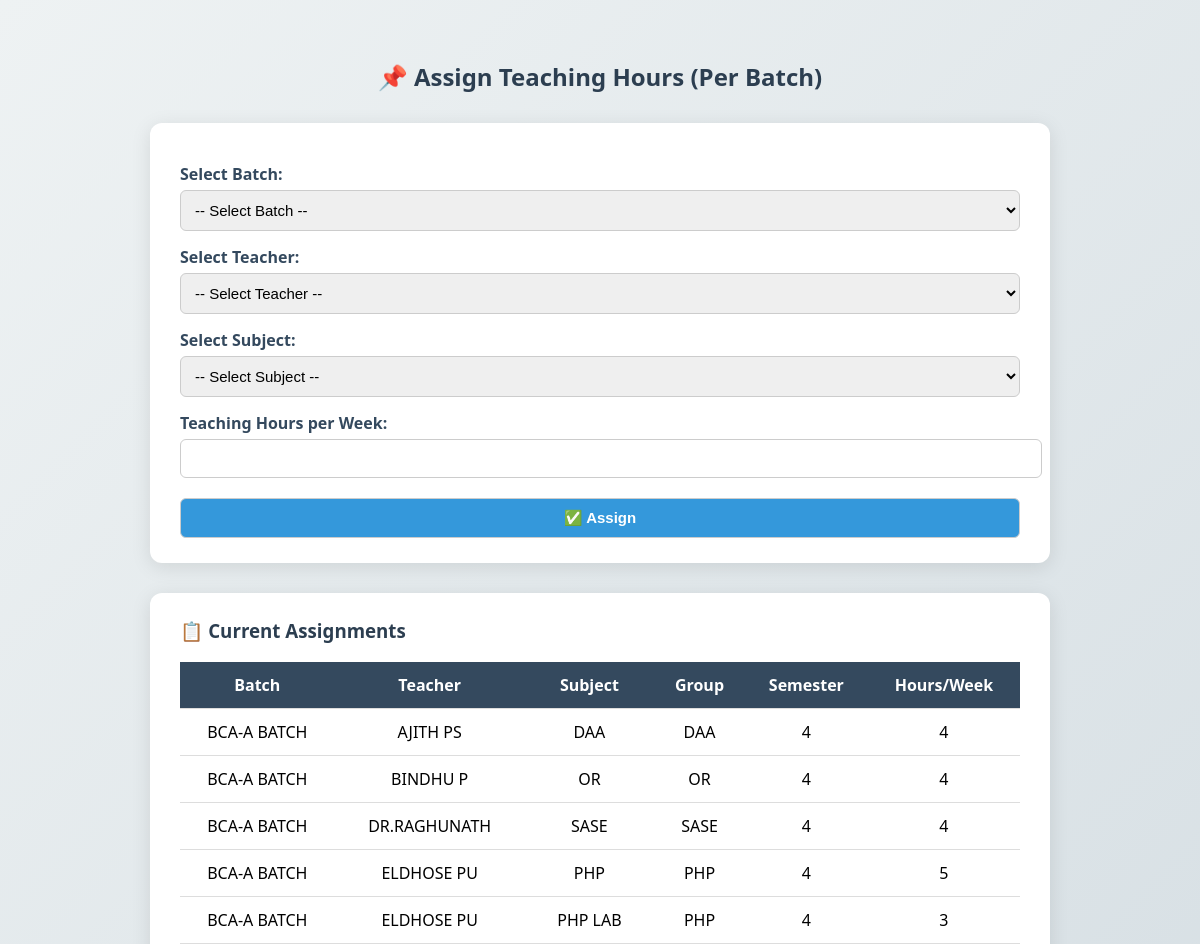
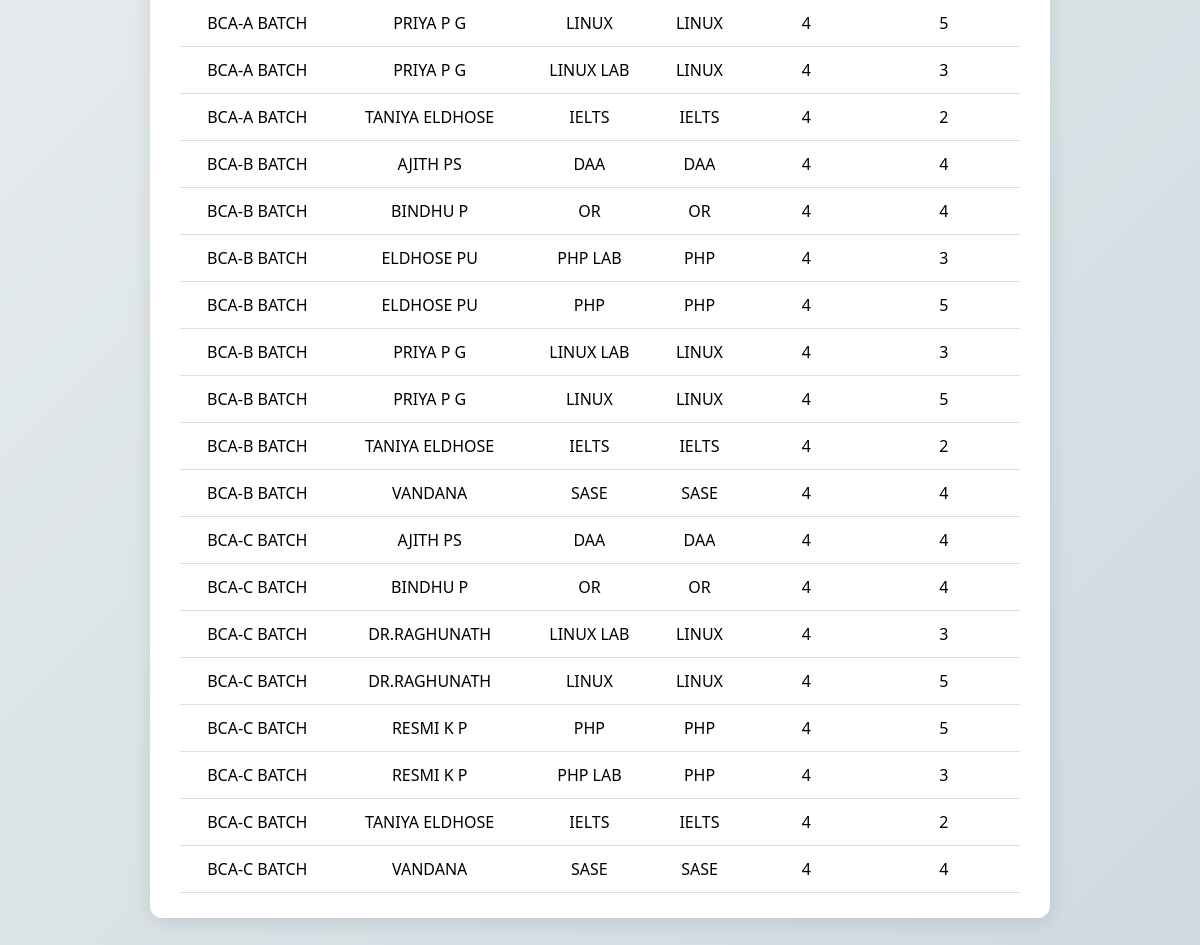
Screenshot of /assign_teaching_hours.php with the database file from the repository (2 pictures, top to bottom).
### tables this page shows
CREATE TABLE `teaching_hours` (
  `id` int(11) NOT NULL,
  `teacher_id` int(11) NOT NULL,
  `subject_id` int(11) NOT NULL,
  `hours` int(11) NOT NULL,
  `batch_id` int(11) DEFAULT NULL
);

CREATE TABLE `batches` (
  `batch_id` int(11) NOT NULL,
  `batch_name` varchar(100) NOT NULL,
  `sem` int(11) NOT NULL
);

CREATE TABLE `teachers` (
  `teacher_id` int(11) NOT NULL,
  `teacher_name` varchar(100) NOT NULL,
  `email` varchar(100) NOT NULL,
  `password` varchar(255) NOT NULL
);

CREATE TABLE `subjects` (
  `subject_id` int(11) NOT NULL,
  `subject_name` varchar(100) NOT NULL,
  `sem` int(11) NOT NULL,
  `subject_group` varchar(100) DEFAULT NULL
);

### assign_teaching_hours.php (the view, shortened to what this page needs)
<?php
include 'config.php';
$assigned = mysqli_query($conn, "
    SELECT th.id, t.teacher_name, s.subject_name, s.subject_group, s.sem, th.hours, b.batch_name
    FROM teaching_hours th
    JOIN teachers t ON th.teacher_id = t.teacher_id
    JOIN subjects s ON th.subject_id = s.subject_id
    JOIN batches b ON th.batch_id = b.batch_id
    ORDER BY b.batch_name, t.teacher_name
");
?>
<!DOCTYPE html>
<html>
<head>
</head>
<body>
<div class="container">
    <h2>📌 Assign Teaching Hours (Per Batch)</h2>
    <div class="card">
        <form method="post">
            <label>Select Batch:</label>
            <select name="batch_id" required>
                <option value="">-- Select Batch --</option>
            </select>
            <label>Select Teacher:</label>
            <select name="teacher_id" required>
                <option value="">-- Select Teacher --</option>
            </select>
            <label>Select Subject:</label>
            <select name="subject_id" required>
                <option value="">-- Select Subject --</option>
            </select>
            <label>Teaching Hours per Week:</label>
            <input type="number" name="hours" min="1" max="12" required>
            <button type="submit">✅ Assign</button>
        </form>
    </div>
    <div class="card">
        <h3>📋 Current Assignments</h3>
        <table>
            <tr>
                <th>Batch</th>
                <th>Teacher</th>
                <th>Subject</th>
                <th>Group</th>
                <th>Semester</th>
                <th>Hours/Week</th>
            </tr>
            <?php while($row = mysqli_fetch_assoc($assigned)): ?>
                <tr>
                    <td><?= $row['batch_name'] ?></td>
                    <td><?= $row['teacher_name'] ?></td>
                    <td><?= $row['subject_name'] ?></td>
                    <td><?= $row['subject_group'] ?></td>
                    <td><?= $row['sem'] ?></td>
                    <td><?= $row['hours'] ?></td>
                </tr>
            <?php endwhile; ?>
        </table>
    </div>
</div>
</body>
</html>

### assign_teaching_hours.php (style rules this page uses)
body { font-family: 'Segoe UI', sans-serif; background: linear-gradient(135deg, #eef2f3, #cfd9df); margin: 0; padding: 40px; }
h2 { text-align: center; margin-bottom: 30px; color: #2c3e50; }
.container { max-width: 900px; margin: auto; }
.card { background: white; padding: 25px 30px; border-radius: 12px; box-shadow: 0 4px 20px rgba(0,0,0,0.1); margin-bottom: 30px; }
label { font-weight: bold; margin-top: 15px; display: block; color: #34495e; }
select, input[type=number], button { width: 100%; padding: 10px; font-size: 15px; border: 1px solid #ccc; border-radius: 6px; margin-top: 5px; }
button { background-color: #3498db; color: white; font-weight: bold; cursor: pointer; transition: background 0.3s; margin-top: 20px; }
table { width: 100%; border-collapse: collapse; margin-top: 15px; }
th, td { padding: 12px; border-bottom: 1px solid #ddd; text-align: center; }
th { background-color: #34495e; color: white; }
h3 { margin-top: 0; color: #2c3e50; }

### rows the page displays
teaching_hours: batch.batch_name "BCA-A BATCH", teacher.teacher_name "AJITH PS", subject.subject_name "DAA", subject.subject_group "DAA", subject.sem "4", hours "4"
teaching_hours: batch.batch_name "BCA-A BATCH", teacher.teacher_name "BINDHU P", subject.subject_name "OR", subject.subject_group "OR", subject.sem "4", hours "4"
teaching_hours: batch.batch_name "BCA-A BATCH", teacher.teacher_name "DR.RAGHUNATH", subject.subject_name "SASE", subject.subject_group "SASE", subject.sem "4", hours "4"
teaching_hours: batch.batch_name "BCA-A BATCH", teacher.teacher_name "ELDHOSE PU", subject.subject_name "PHP", subject.subject_group "PHP", subject.sem "4", hours "5"
teaching_hours: batch.batch_name "BCA-A BATCH", teacher.teacher_name "ELDHOSE PU", subject.subject_name "PHP LAB", subject.subject_group "PHP", subject.sem "4", hours "3"
teaching_hours: batch.batch_name "BCA-A BATCH", teacher.teacher_name "PRIYA P G", subject.subject_name "LINUX", subject.subject_group "LINUX", subject.sem "4", hours "5"
teaching_hours: batch.batch_name "BCA-A BATCH", teacher.teacher_name "PRIYA P G", subject.subject_name "LINUX LAB", subject.subject_group "LINUX", subject.sem "4", hours "3"
teaching_hours: batch.batch_name "BCA-A BATCH", teacher.teacher_name "TANIYA ELDHOSE", subject.subject_name "IELTS", subject.subject_group "IELTS", subject.sem "4", hours "2"
teaching_hours: batch.batch_name "BCA-B BATCH", teacher.teacher_name "AJITH PS", subject.subject_name "DAA", subject.subject_group "DAA", subject.sem "4", hours "4"
teaching_hours: batch.batch_name "BCA-B BATCH", teacher.teacher_name "BINDHU P", subject.subject_name "OR", subject.subject_group "OR", subject.sem "4", hours "4"
teaching_hours: batch.batch_name "BCA-B BATCH", teacher.teacher_name "ELDHOSE PU", subject.subject_name "PHP LAB", subject.subject_group "PHP", subject.sem "4", hours "3"
teaching_hours: batch.batch_name "BCA-B BATCH", teacher.teacher_name "ELDHOSE PU", subject.subject_name "PHP", subject.subject_group "PHP", subject.sem "4", hours "5"
teaching_hours: batch.batch_name "BCA-B BATCH", teacher.teacher_name "PRIYA P G", subject.subject_name "LINUX LAB", subject.subject_group "LINUX", subject.sem "4", hours "3"
teaching_hours: batch.batch_name "BCA-B BATCH", teacher.teacher_name "PRIYA P G", subject.subject_name "LINUX", subject.subject_group "LINUX", subject.sem "4", hours "5"
teaching_hours: batch.batch_name "BCA-B BATCH", teacher.teacher_name "TANIYA ELDHOSE", subject.subject_name "IELTS", subject.subject_group "IELTS", subject.sem "4", hours "2"
teaching_hours: batch.batch_name "BCA-B BATCH", teacher.teacher_name "VANDANA", subject.subject_name "SASE", subject.subject_group "SASE", subject.sem "4", hours "4"
teaching_hours: batch.batch_name "BCA-C BATCH", teacher.teacher_name "AJITH PS", subject.subject_name "DAA", subject.subject_group "DAA", subject.sem "4", hours "4"
teaching_hours: batch.batch_name "BCA-C BATCH", teacher.teacher_name "BINDHU P", subject.subject_name "OR", subject.subject_group "OR", subject.sem "4", hours "4"
teaching_hours: batch.batch_name "BCA-C BATCH", teacher.teacher_name "DR.RAGHUNATH", subject.subject_name "LINUX LAB", subject.subject_group "LINUX", subject.sem "4", hours "3"
teaching_hours: batch.batch_name "BCA-C BATCH", teacher.teacher_name "DR.RAGHUNATH", subject.subject_name "LINUX", subject.subject_group "LINUX", subject.sem "4", hours "5"
teaching_hours: batch.batch_name "BCA-C BATCH", teacher.teacher_name "RESMI K P", subject.subject_name "PHP", subject.subject_group "PHP", subject.sem "4", hours "5"
teaching_hours: batch.batch_name "BCA-C BATCH", teacher.teacher_name "RESMI K P", subject.subject_name "PHP LAB", subject.subject_group "PHP", subject.sem "4", hours "3"
teaching_hours: batch.batch_name "BCA-C BATCH", teacher.teacher_name "TANIYA ELDHOSE", subject.subject_name "IELTS", subject.subject_group "IELTS", subject.sem "4", hours "2"
teaching_hours: batch.batch_name "BCA-C BATCH", teacher.teacher_name "VANDANA", subject.subject_name "SASE", subject.subject_group "SASE", subject.sem "4", hours "4"
